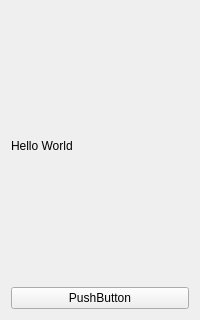
<?xml version="1.0" encoding="UTF-8"?>
<ui version="4.0">
 <class>MainWindow</class>
 <widget class="QMainWindow" name="MainWindow">
  <property name="geometry">
   <rect>
    <x>0</x>
    <y>0</y>
    <width>200</width>
    <height>320</height>
   </rect>
  </property>
  <property name="windowTitle">
   <string>MainWindow</string>
  </property>
  <widget class="QWidget" name="centralWidget">
   <layout class="QGridLayout" name="gridLayout_2">
    <item row="0" column="0">
     <layout class="QGridLayout" name="gridLayout">
      <item row="0" column="0">
       <widget class="QLabel" name="LabelTest">
        <property name="text">
         <string>Hello World</string>
        </property>
       </widget>
      </item>
      <item row="1" column="0">
       <widget class="QPushButton" name="ButtonTest">
        <property name="text">
         <string>PushButton</string>
        </property>
       </widget>
      </item>
     </layout>
    </item>
   </layout>
  </widget>
  <widget class="QMenuBar" name="menuBar">
   <property name="geometry">
    <rect>
     <x>0</x>
     <y>0</y>
     <width>200</width>
     <height>22</height>
    </rect>
   </property>
  </widget>
 </widget>
 <layoutdefault spacing="6" margin="11"/>
 <resources/>
 <connections>
  <connection>
   <sender>ButtonTest</sender>
   <signal>clicked()</signal>
   <receiver>LabelTest</receiver>
   <slot>show()</slot>
   <hints>
    <hint type="sourcelabel">
     <x>66</x>
     <y>290</y>
    </hint>
    <hint type="destinationlabel">
     <x>68</x>
     <y>222</y>
    </hint>
   </hints>
  </connection>
 </connections>
</ui>
